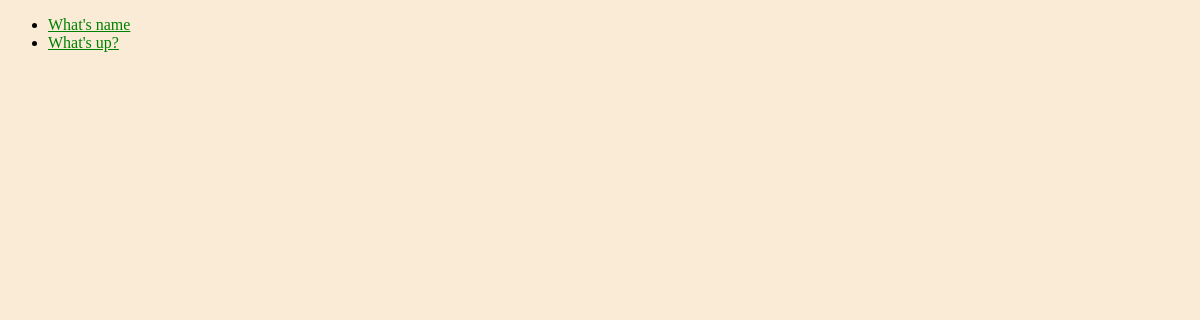
Before: /polls/ with the older database file.
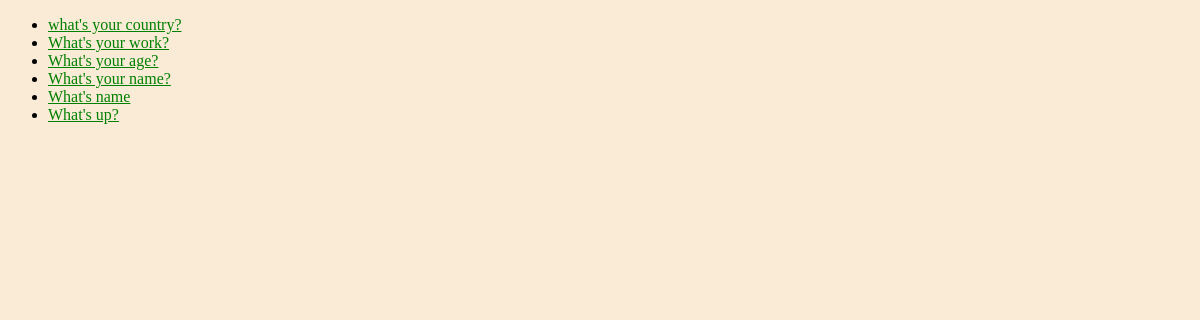
After: the same page with the newer database file.
### polls/models.py (models this page shows, shortened)
class Question(models.Model):
    question_text = models.CharField(max_length=200)
    pub_date = models.DateTimeField('date published')

### polls/views.py (the view)
# urls.py: path('', views.IndexView.as_view(), name='index'),
class IndexView(generic.ListView):
    template_name = 'polls/index.html'
    context_object_name = 'latest_question_list'
    def get_queryset(self):
        return Question.objects.filter(pub_date__lte=timezone.now()).order_by('-pub_date')

### polls/templates/polls/index.html (shortened to what this page needs)
<!DOCTYPE html>
<html lang="en">
<head>
    {% load static %}
    <link rel="stylesheet" type="text/css" href="{% static 'polls/style.css' %}">
</head>
<body>
{% if latest_question_list %}
    <ul>
        {% for question in latest_question_list %}
            <li>
                <a href="{% url 'polls:detail' question.id %}">{{ question.question_text }}</a>
            </li>
        {% endfor %}
    </ul>
{% else %}
    <p>No polls are avaliable.</p>
{% endif %}
</body>
</html>

### polls/static/polls/style.css (style rules this page uses)
body { background: antiquewhite url("images/bg1.png") no-repeat; }
li a { color: green; }

Changed rows visible on the page:
added Question: question_text "what's your country?"
added Question: question_text "What's your work?"
added Question: question_text "What's your age?"
added Question: question_text "What's your name?"
